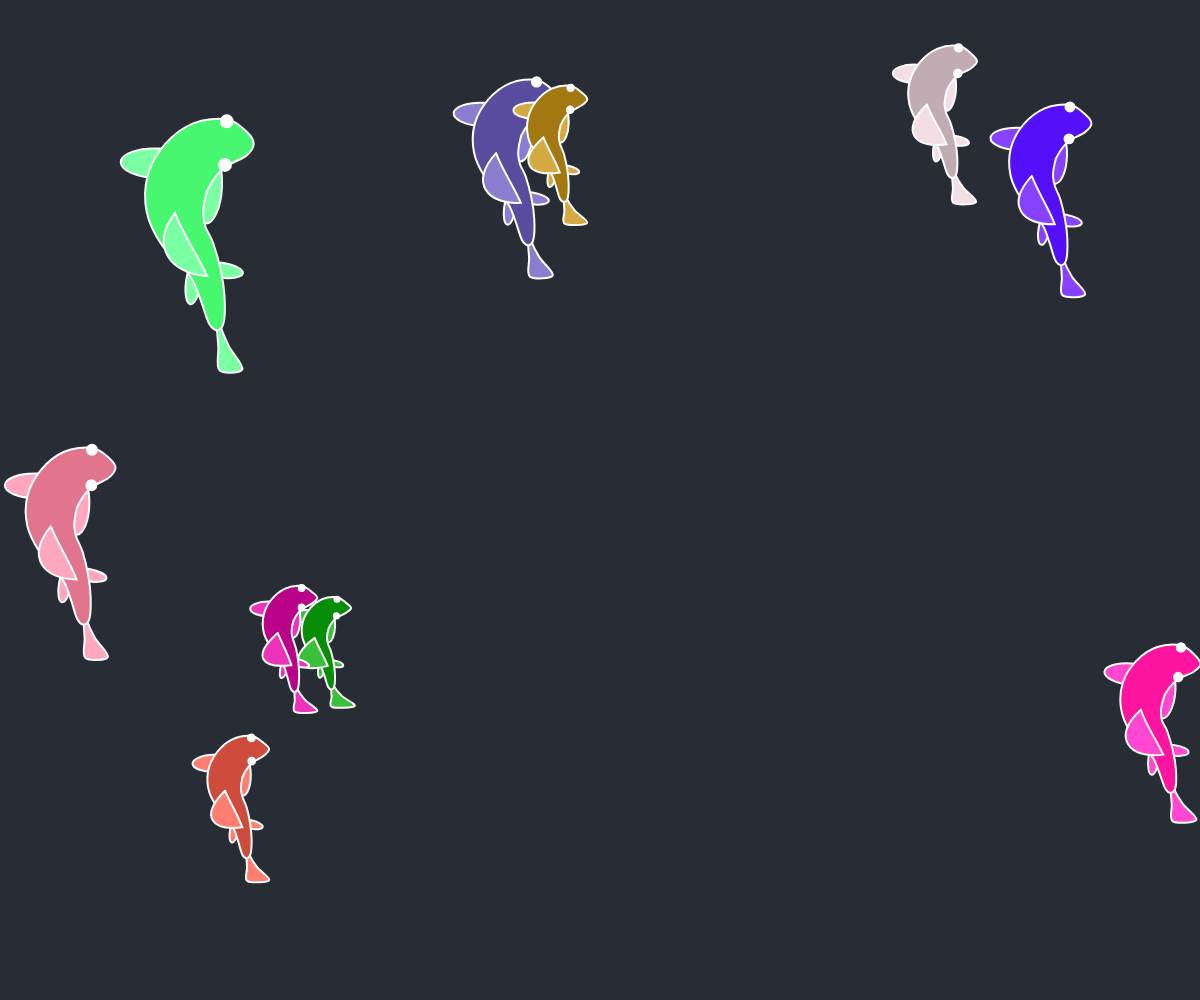
Frame 1 (no input)
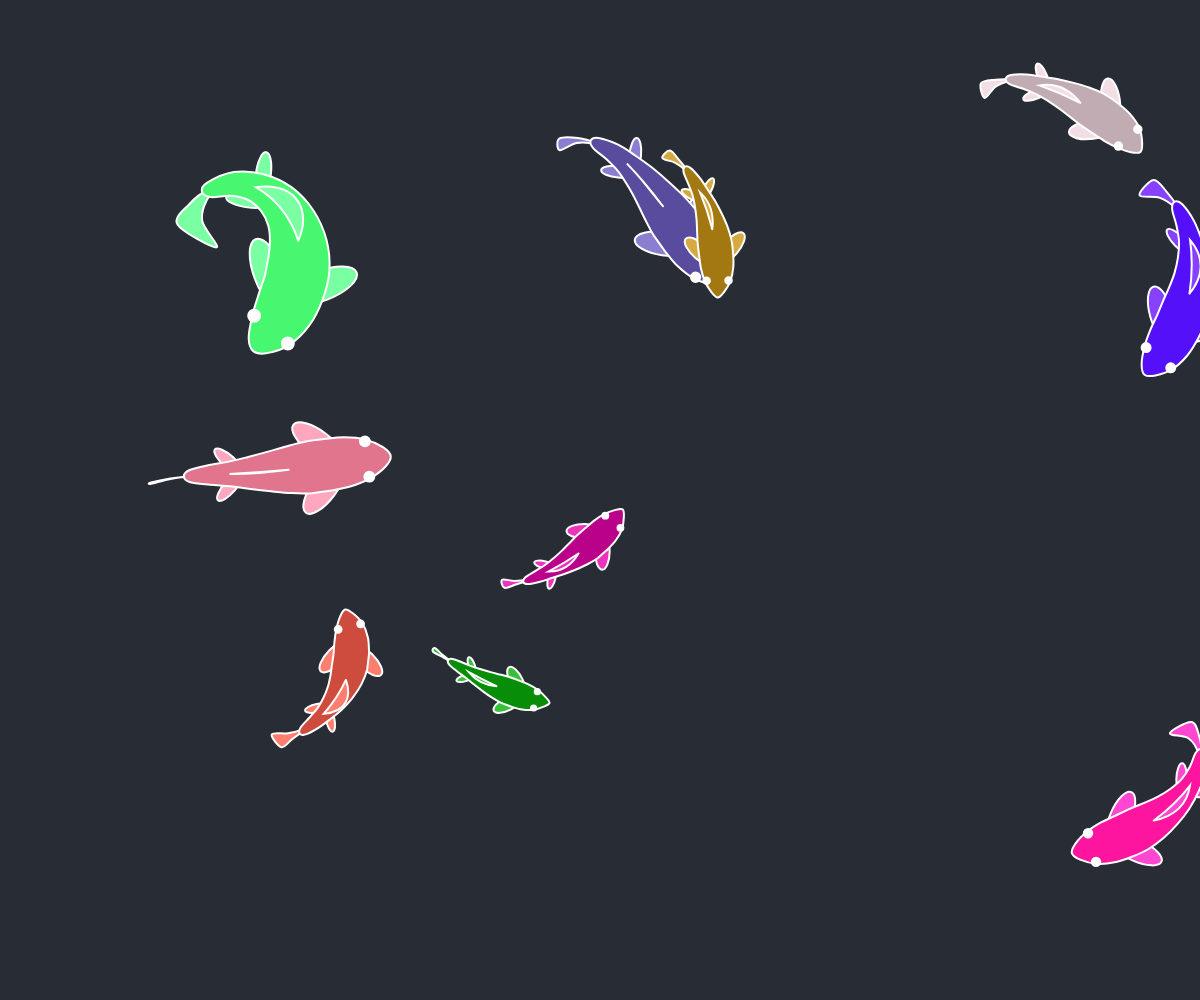
Frame 60 (no input)
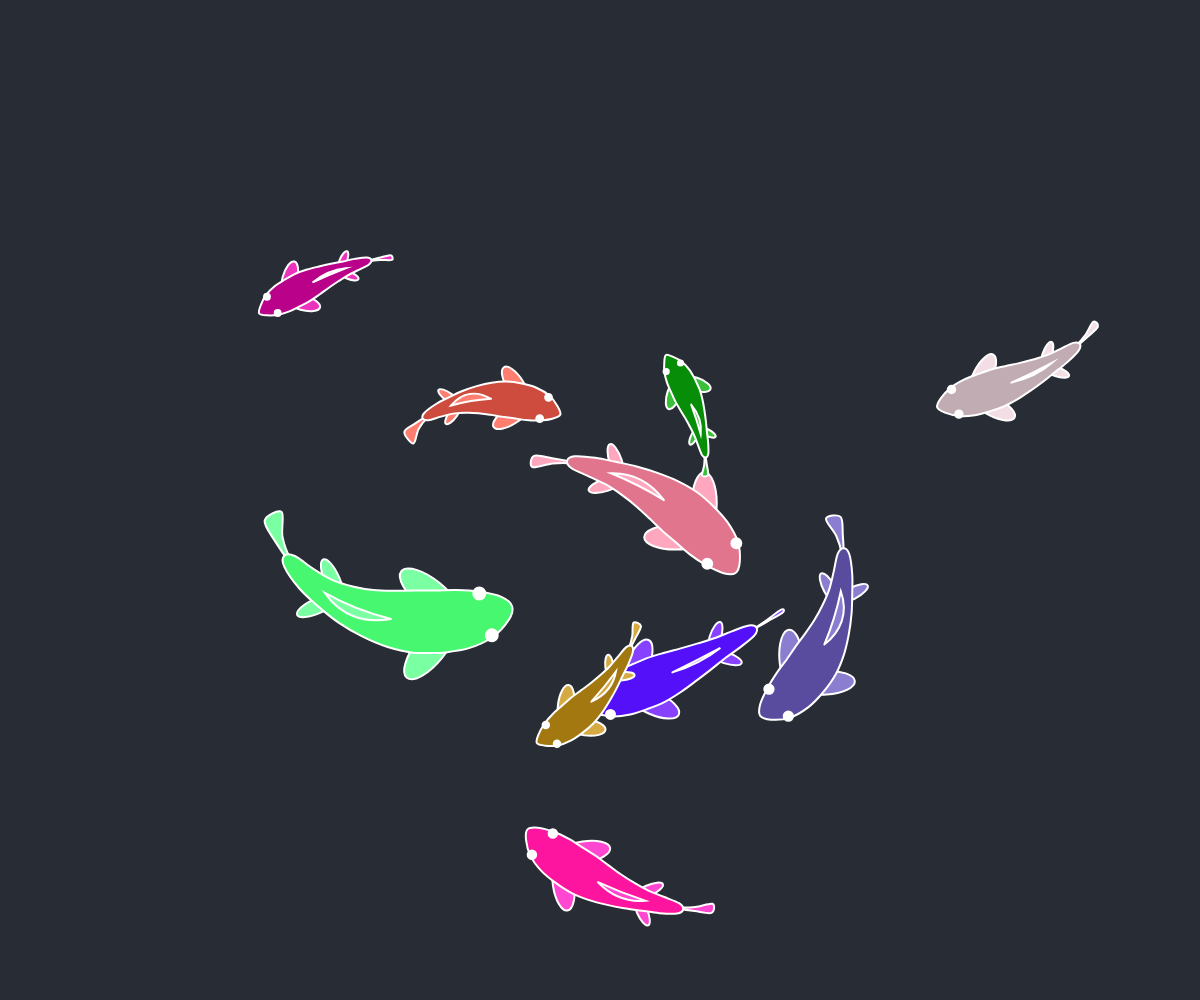
Frame 120 (the mouse pressed at the canvas centre since frame 60)

The p5.js sketch that drew these frames (run headless with seeded random() and noise() and a simulated clock; from frame 60 on, the mouse is pressed at the canvas centre):

// p5.js sketch
// ── sketch.js
let fish;
let fishCount = 10;

let isPressed = false;

function setup() {
    createCanvas(windowWidth, windowHeight);

    fish = new Array(fishCount).fill().map(e => {
        let size = random(0.5, 1.5);
        let speed = (2 - size) * 4;
        return new Fish(createVector(random(width), random(height)), random(0.5, 1.5), speed)
    });
}

function draw() {
    background(40, 44, 52);

    fish.forEach(f => {
        if (isPressed) {
            f.foodPos = createVector(mouseX, mouseY);
            f.speedMultiplier = 2;
        }
        f.resolve();
        f.draw();
    });
}

function mousePressed() {
    isPressed = true;
}

function mouseReleased() {
    isPressed = false;
}

function windowResized() {
    resizeCanvas(windowWidth, windowHeight);
}
// ── chain.js
class Chain {
    constructor(origin, jointCount, linkSize, angleConstraint = TWO_PI) {
        this.joints = [];
        this.angles = [];
        this.linkSize = linkSize;
        this.angleConstraint = angleConstraint;
        this.joints.push(origin.copy());
        this.angles.push(0);
        for (let i = 1; i < jointCount; i++) {
            this.joints.push(p5.Vector.add(this.joints[i - 1], createVector(0, this.linkSize)));
            this.angles.push(0);
        }
    }

    resolve(pos) {
        this.angles[0] = p5.Vector.sub(pos, this.joints[0]).heading();
        this.joints[0] = pos;
        for (let i = 1; i < this.joints.length; i++) {
            let curAngle = p5.Vector.sub(this.joints[i - 1], this.joints[i]).heading();
            this.angles[i] = constrainAngle(curAngle, this.angles[i - 1], this.angleConstraint);
            this.joints[i] = p5.Vector.sub(this.joints[i - 1], p5.Vector.fromAngle(this.angles[i]).setMag(this.linkSize));
        }
    }

    draw(size) {
        strokeWeight(2);
        stroke(255);
        for (let i = 0; i < this.joints.length - 1; i++) {
            let startJoint = this.joints[i];
            let endJoint = this.joints[i + 1];
            line(startJoint.x, startJoint.y, endJoint.x, endJoint.y);
        }

        fill(42, 44, 53);
        for (let joint of this.joints) {
            ellipse(joint.x, joint.y, size, size);
        }
    }
}

// ── fish.js
class Fish {
    constructor(origin, size, speed) {
        this.size = size
        // 12 segments, first 10 for body, last 2 for caudal fin
        this.speed = speed;
        this.spine = new Chain(origin, 12, 16 * this.size, PI / 8);
        // random color
        this.bodyColor = color(random(255), random(255), random(255));
        // lighter body color
        this.finColor = color(red(this.bodyColor) + 50, green(this.bodyColor) + 50, blue(this.bodyColor) + 50);
        this.bodyWidth = [16, 20, 21, 21, 19, 16, 13, 10, 8, 5].map(e => e * this.size);

        this.angle = 0;
        this.lerpSpeed = 0.025;
        this.speedMultiplier = 1;
        this.randomOffset = random(1000);


        this.foodPos = createVector(random(width), random(height));
    }

    resolve() {
        let headPos = this.spine.joints[0];

        let targetAngle;

        this.speedMultiplier = max(1, this.speedMultiplier - 0.01);

        if (this.foodPos.dist(headPos) > (100 * this.size)) {

            targetAngle = atan2(this.foodPos.y - headPos.y, this.foodPos.x - headPos.x);
        } else {
            this.foodPos = createVector(random(width), random(height));
            this.speedMultiplier = 1.2;
            targetAngle = this.angle;
        }


        // Normalize the angle difference
        let angleDiff = targetAngle - this.angle;
        while (angleDiff > PI) angleDiff -= TWO_PI;
        while (angleDiff < -PI) angleDiff += TWO_PI;

        this.angle += angleDiff * this.lerpSpeed;

        this.angle += sin((frameCount + this.randomOffset) / 20) * 0.025;


        this.targetDir = createVector(cos(this.angle), sin(this.angle));

        // Move in target direction
        let targetPos = p5.Vector.add(headPos, this.targetDir.mult(this.speed * this.speedMultiplier));
        this.spine.resolve(targetPos);
    }

    draw() {
        strokeWeight(2);
        stroke(255);

        // fill(this.bodyColor)
        // ellipse(this.foodPos.x, this.foodPos.y, 10, 10);


        let spineJoints = this.spine.joints;
        let spineAngles = this.spine.angles;

        let headToMid1 = relativeAngleDiff(spineAngles[0], spineAngles[6]);
        let headToMid2 = relativeAngleDiff(spineAngles[0], spineAngles[7]);

        let headToTail = headToMid1 + relativeAngleDiff(spineAngles[6], spineAngles[11]);


        this.drawPectoralFins(spineAngles);
        this.drawVentralFins(spineAngles);
        this.drawCaudalFins(headToTail, spineJoints, spineAngles);
        this.drawBody();
        this.drawDorsalFin(spineJoints, spineAngles, headToMid1, headToMid2);
        this.drawEyes();
    }

    drawPectoralFins(spineAngles) {
        fill(this.finColor);
        push();
        translate(this.getPosX(3, PI / 3, 0), this.getPosY(3, PI / 3, 0));
        rotate(spineAngles[2] - PI / 4);
        ellipse(0, 0, 50 * this.size, 20 * this.size); // Right
        pop();
        push();
        translate(this.getPosX(3, -PI / 3, 0), this.getPosY(3, -PI / 3, 0));
        rotate(spineAngles[2] + PI / 4);
        ellipse(0, 0, 50 * this.size, 20 * this.size); // Left
        pop();
    }

    drawVentralFins(spineAngles) {
        push();
        translate(this.getPosX(7, PI / 2, 0), this.getPosY(7, PI / 2, 0));
        rotate(spineAngles[6] - PI / 4);
        ellipse(0, 0, 30 * this.size, 10 * this.size); // Right
        pop();
        push();
        translate(this.getPosX(7, -PI / 2, 0), this.getPosY(7, -PI / 2, 0));
        rotate(spineAngles[6] + PI / 4);
        ellipse(0, 0, 30 * this.size, 10 * this.size); // Left
        pop();
    }

    drawCaudalFins(headToTail, spineJoints, spineAngles) {
        beginShape();
        // "Bottom" of the fish
        for (let i = 8; i < 12; i++) {
            let tailWidth = 1.5 * headToTail * (i - 8) * (i - 8);
            curveVertex(
                spineJoints[i].x + cos(spineAngles[i] - PI / 2) * tailWidth,
                spineJoints[i].y + sin(spineAngles[i] - PI / 2) * tailWidth
            );
        }

        // "Top" of the fish
        for (let i = 11; i >= 8; i--) {
            let tailWidth = headToTail * 0.2;
            curveVertex(
                spineJoints[i].x + cos(spineAngles[i] + PI / 2) * tailWidth,
                spineJoints[i].y + sin(spineAngles[i] + PI / 2) * tailWidth
            );
        }
        endShape(CLOSE);
    }

    drawBody() {
        fill(this.bodyColor);

        beginShape();

        // Right half of the fish
        for (let i = 2; i < 10; i++) {
            curveVertex(this.getPosX(i, PI / 2, 0), this.getPosY(i, PI / 2, 0));
        }

        // Bottom of the fish
        curveVertex(this.getPosX(9, PI, 0), this.getPosY(9, PI, 0));

        // Left half of the fish
        for (let i = 9; i >= 0; i--) {
            curveVertex(this.getPosX(i, -PI / 2, 0), this.getPosY(i, -PI / 2, 0));
        }

        // Top of the head (completes the loop)
        curveVertex(this.getPosX(0, -PI / 6, 0), this.getPosY(0, -PI / 6, 0));
        curveVertex(this.getPosX(0, 0, 4), this.getPosY(0, 0, 4));
        curveVertex(this.getPosX(0, PI / 6, 0), this.getPosY(0, PI / 6, 0));

        // Some overlap needed because curveVertex requires extra vertices that are not rendered
        curveVertex(this.getPosX(0, PI / 2, 0), this.getPosY(0, PI / 2, 0));
        curveVertex(this.getPosX(1, PI / 2, 0), this.getPosY(1, PI / 2, 0));
        curveVertex(this.getPosX(2, PI / 2, 0), this.getPosY(2, PI / 2, 0));

        endShape(CLOSE);
    }

    drawDorsalFin(spineJoints, spineAngles, headToMid1, headToMid2) {
        fill(this.finColor);
        beginShape();
        vertex(spineJoints[4].x, spineJoints[4].y);
        bezierVertex(
            spineJoints[5].x,
            spineJoints[5].y,
            spineJoints[6].x,
            spineJoints[6].y,
            spineJoints[7].x,
            spineJoints[7].y
        );
        bezierVertex(
            spineJoints[6].x + cos(spineAngles[6] + PI / 2) * headToMid2 * 16,
            spineJoints[6].y + sin(spineAngles[6] + PI / 2) * headToMid2 * 16,
            spineJoints[5].x + cos(spineAngles[5] + PI / 2) * headToMid1 * 16,
            spineJoints[5].y + sin(spineAngles[5] + PI / 2) * headToMid1 * 16,
            spineJoints[4].x,
            spineJoints[4].y
        );
        endShape();
    }

    drawEyes() {
        fill(255);
        ellipse(this.getPosX(0, PI / 2, -2), this.getPosY(0, PI / 2, -2), 8 * this.size, 8 * this.size);
        ellipse(this.getPosX(0, -PI / 2, -2), this.getPosY(0, -PI / 2, -2), 8 * this.size, 8 * this.size);
    }

    debugDraw(size) {
        this.spine.draw(size);
    }

    // Various helpers to shorten lines

    getPosX(i, angleOffset, lengthOffset) {
        return (
            this.spine.joints[i].x +
            cos(this.spine.angles[i] + angleOffset) *
            (this.bodyWidth[i] + lengthOffset)
        );
    }

    getPosY(i, angleOffset, lengthOffset) {
        return (
            this.spine.joints[i].y +
            sin(this.spine.angles[i] + angleOffset) *
            (this.bodyWidth[i] + lengthOffset)
        );
    }
}

// ── util.js
function constrainDistance(pos, anchor, constraint) {
    return p5.Vector.add(anchor, p5.Vector.sub(pos, anchor).setMag(constraint));
}

function constrainAngle(angle, anchor, constraint) {
    if (abs(relativeAngleDiff(angle, anchor)) <= constraint) {
        return simplifyAngle(angle);
    }

    if (relativeAngleDiff(angle, anchor) > constraint) {
        return simplifyAngle(anchor - constraint);
    }

    return simplifyAngle(anchor + constraint);
}

function relativeAngleDiff(angle, anchor) {
    angle = simplifyAngle(angle + PI - anchor);
    anchor = PI;

    return anchor - angle;
}

function simplifyAngle(angle) {
    while (angle >= TWO_PI) {
        angle -= TWO_PI;
    }

    while (angle < 0) {
        angle += TWO_PI;
    }

    return angle;
}
